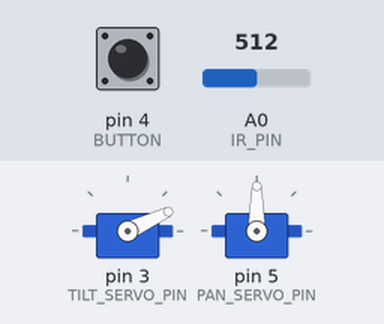
A sketch run on a simulated Arduino Uno, built with avr-gcc and run on an emulated ATmega328P. Shown: 2 × servo. The test bench sets the inputs (shaded band); at power-on: pin 4 (BUTTON) LOW, A0 (IR_PIN) = 512. What the sketch prints to the serial monitor is not drawn.

Above: at 1.2 s.
1.3 s: pin 4 (BUTTON) pulled HIGH for 0.15 s
Timing chart, 0 to 10.3 s (numbered marks = the images above; inputs shaded):
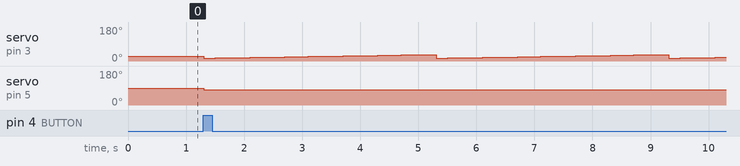

The sketch:

lab2_arduino.ino
```cpp
#include <Servo.h>

Servo tilt;
Servo pan;
const int TILT_SERVO_PIN = 3; //digtial pin #
const int PAN_SERVO_PIN = 5;  //digital pin #
const int IR_PIN = A0;        //analog pin #
const int BUTTON = 4;         //digital pin #
const int TILT_ORIGIN = 25;
const int PAN_ORIGIN = 90;


const int TILT_RANGE = 20;   //deg
const int PAN_RANGE = 20;    //deg
const int STEP_SIZE = 1;     //deg
const int COMM_TIME = 200;    //ms

void setup() {
  // Initialize Serial Port and Servos
  Serial.begin(9600);
  tilt.attach(TILT_SERVO_PIN);
  pan.attach(PAN_SERVO_PIN);
  tilt.write(TILT_ORIGIN);
  pan.write(90);
  pinMode(BUTTON, INPUT);
}

void loop() {
  // ICheck button state (bouncing doesn't matter here)
  if (digitalRead(BUTTON)) {
    // Send header info about the scan
    Serial.print(TILT_RANGE);
    Serial.print(",");
    Serial.print(PAN_RANGE);
    Serial.print(",");
    Serial.println(STEP_SIZE);

    // Iterate through scan area, take and send measurements
    for (int i = 0; i < PAN_RANGE / STEP_SIZE; i++) {
      pan.write(PAN_ORIGIN - (PAN_RANGE / 2) + (STEP_SIZE * i));
      for (int j= 0; j < TILT_RANGE / STEP_SIZE; j++) {
        // Delay to account for servo moving time, lag in serial port, etc
        tilt.write(TILT_ORIGIN - (TILT_RANGE / 2) + (STEP_SIZE * j));
        delay(COMM_TIME);
        Serial.println(analogRead(IR_PIN));
      }

    }
  } else {
    // Center the servos about origin if there is no scan being processed
    if (tilt.read() != TILT_ORIGIN) {tilt.write(TILT_ORIGIN);}
    if (pan.read() != 90) {pan.write(90);}

  }
}
```
